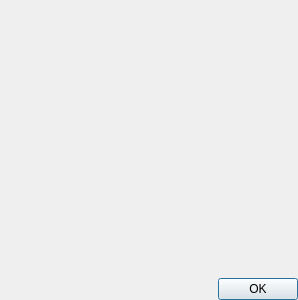
<?xml version="1.0" encoding="UTF-8"?>
<ui version="4.0">
 <comment>
  * Released as open source by Gabriel Caudrelier
  *
  * Developed by Gabriel Caudrelier, gabriel dot caudrelier at gmail dot com
  *
  * https://github.com/metrodango/pip3line
  *
  * Released under AGPL see LICENSE for more information
</comment>
 <class>QuickViewItemConfig</class>
 <widget class="QDialog" name="QuickViewItemConfig">
  <property name="geometry">
   <rect>
    <x>0</x>
    <y>0</y>
    <width>298</width>
    <height>300</height>
   </rect>
  </property>
  <property name="windowTitle">
   <string>Choose transformation</string>
  </property>
  <layout class="QVBoxLayout" name="verticalLayout">
   <property name="spacing">
    <number>0</number>
   </property>
   <property name="leftMargin">
    <number>0</number>
   </property>
   <property name="topMargin">
    <number>0</number>
   </property>
   <property name="rightMargin">
    <number>0</number>
   </property>
   <property name="bottomMargin">
    <number>0</number>
   </property>
   <item>
    <widget class="QWidget" name="confWidget" native="true"/>
   </item>
   <item>
    <widget class="QDialogButtonBox" name="buttonBox">
     <property name="orientation">
      <enum>Qt::Horizontal</enum>
     </property>
     <property name="standardButtons">
      <set>QDialogButtonBox::Ok</set>
     </property>
    </widget>
   </item>
  </layout>
 </widget>
 <resources/>
 <connections>
  <connection>
   <sender>buttonBox</sender>
   <signal>accepted()</signal>
   <receiver>QuickViewItemConfig</receiver>
   <slot>accept()</slot>
   <hints>
    <hint type="sourcelabel">
     <x>248</x>
     <y>254</y>
    </hint>
    <hint type="destinationlabel">
     <x>157</x>
     <y>274</y>
    </hint>
   </hints>
  </connection>
  <connection>
   <sender>buttonBox</sender>
   <signal>rejected()</signal>
   <receiver>QuickViewItemConfig</receiver>
   <slot>reject()</slot>
   <hints>
    <hint type="sourcelabel">
     <x>316</x>
     <y>260</y>
    </hint>
    <hint type="destinationlabel">
     <x>286</x>
     <y>274</y>
    </hint>
   </hints>
  </connection>
 </connections>
</ui>
